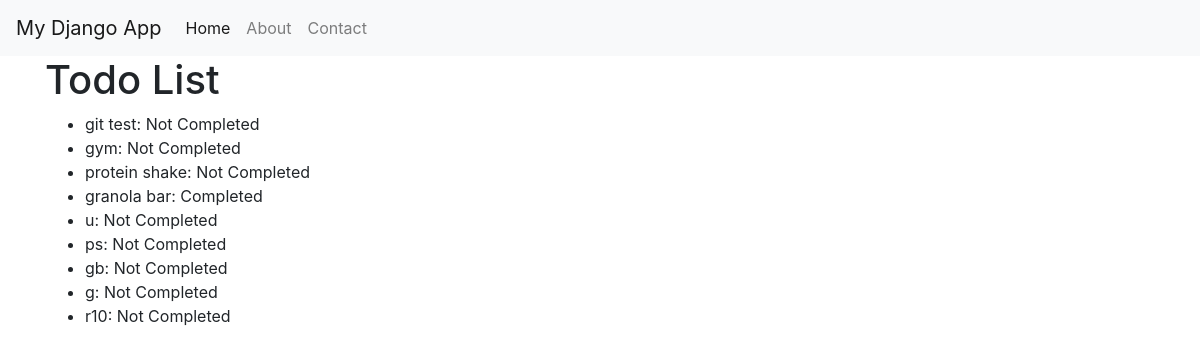
/api/todos/, run on an earlier commit of the app's database.
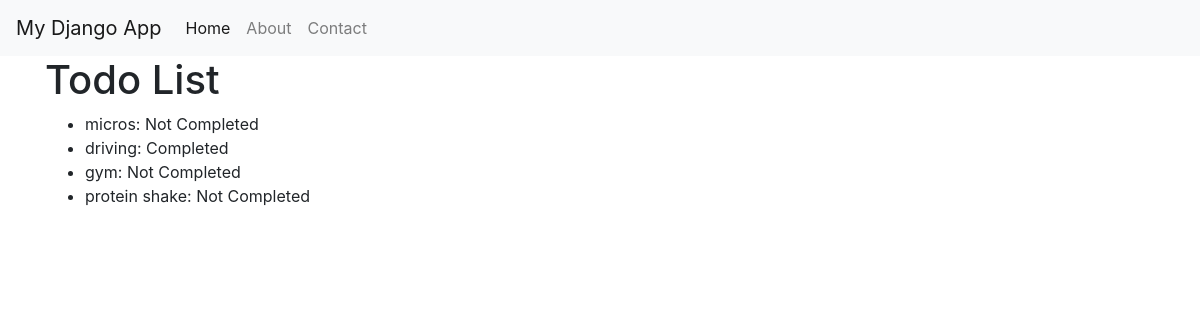
And on a later commit of the database.
### myapp/models.py (models this page shows, shortened)
class TodoItem(models.Model):
    title = models.CharField(max_length=200)
    completed = models.BooleanField(default=False)

### myapp/views.py (the view)
# urls.py: path("todos/", views.todos, name="Todos"),
def todos(request):
    items = TodoItem.objects.all()
    return render(request, "todo.html", {"todos": items})

### myapp/templates/todo.html
{% extends "base.html" %} {% block content %}
<h1>Todo List</h1>
<ul>
    {% for todo in todos %}
    <li>
        {{ todo.title }}: {% if todo.completed %}Completed{% else %}Not Completed{% endif %}
    </li>
    {% endfor %}
</ul>
{% endblock %}

### myapp/templates/base.html (shortened to what this page needs)
<!DOCTYPE html>
<html lang="en">
  <head>
    <link rel="stylesheet" href="https://stackpath.bootstrapcdn.com/bootstrap/4.3.1/css/bootstrap.min.css"  rel="stylesheet" />
  </head>
  <body>
    <nav class="navbar navbar-expand-lg navbar-light bg-light">
      <a class="navbar-brand" href="#">My Django App</a>
      <div class="collapse navbar-collapse" id="navbarNav">
        <ul class="navbar-nav">
          <li class="nav-item active">
            <a class="nav-link" href="#">Home</a>
          </li>
          <li class="nav-item">
            <a class="nav-link" href="#">About</a>
          </li>
          <li class="nav-item">
            <a class="nav-link" href="#">Contact</a>
          </li>
        </ul>
      </div>
    </nav>
    <div class="container">{% block content %} {% endblock %}</div>
  </body>
</html>

What changed in the data, as far as the page shows it:
removed TodoItem: title "git test", completed "Not Completed"
removed TodoItem: title "granola bar", completed "Completed"
removed TodoItem: title "u", completed "Not Completed"
removed TodoItem: title "ps", completed "Not Completed"
removed TodoItem: title "gb", completed "Not Completed"
removed TodoItem: title "g", completed "Not Completed"
removed TodoItem: title "r10", completed "Not Completed"
added TodoItem: title "micros", completed "Not Completed"
added TodoItem: title "driving", completed "Completed"
